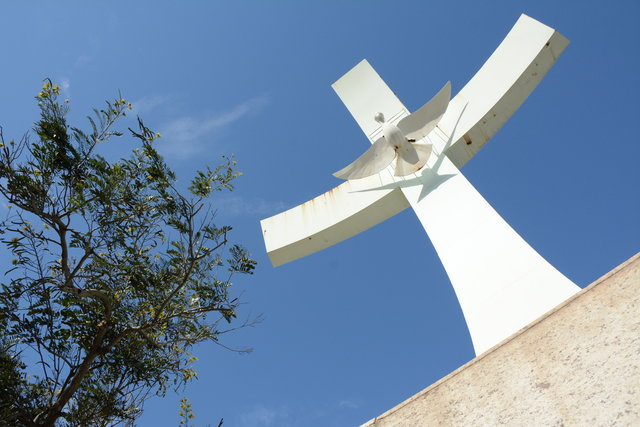
#> input picture pratica03/prc_papa.jpg, 640 x 427 px, given in place of the camera
$ jupyter execute pratica06.ipynb   (shell and % lines are left out)   (older library calls are emulated)   (text cells are left out)
#> lines starting #> are read from the running program, lines starting #| are printed output that depends on the picture; after the words box and inside, x2 and y2 are one past the last pixel; in counts of white or black regions, pixels touching at a corner belong together
[cell 1]
import cv2
import numpy as np

[cell 2]
# Definir limites de cor para vermelho e verde (HSV)
lower_red = np.array([0, 120, 70])
upper_red = np.array([10, 255, 255])
lower_green = np.array([40, 70, 70])
upper_green = np.array([80, 255, 255])

# Captura da webcam
cap = cv2.VideoCapture(0)

atividade = 1

print(f"Atividade {atividade}: Pressione 'q' para sair.")

while True:
    ret, frame = cap.read()
#> frame is the input picture: shape (427, 640, 3); mean B, G, R 164.9, 136.7, 112.2
    if not ret:
        break

    h, w, _ = frame.shape
#> h = 427; w = 640
    quadrantes = [
        ((0, 0), (w//2, h//2)),       # Q1
        ((w//2, 0), (w, h//2)),       # Q2
        ((0, h//2), (w//2, h)),       # Q3
        ((w//2, h//2), (w, h))        # Q4
    ]

    hsv = cv2.cvtColor(frame, cv2.COLOR_BGR2HSV)
#> hsv: shape (427, 640, 3); mean H, S, V 85.7, 99.5, 170.2

    mask_red = cv2.inRange(hsv, lower_red, upper_red)
#> mask_red: shape (427, 640); every value is 0
    mask_green = cv2.inRange(hsv, lower_green, upper_green)
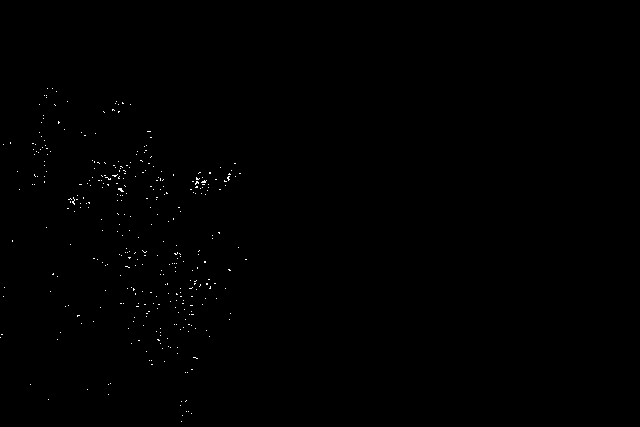
#> mask_green: shape (427, 640); 0.22% white in thin lines or dots, all inside (x1, y1, x2, y2) = (0, 88, 247, 422)

    contours_red, _ = cv2.findContours(mask_red, cv2.RETR_EXTERNAL, cv2.CHAIN_APPROX_SIMPLE)
#> contours_red = []
    contours_green, _ = cv2.findContours(mask_green, cv2.RETR_EXTERNAL, cv2.CHAIN_APPROX_SIMPLE)
#> contours_green = 356 contours, all with area under 20

    centro_red = centro_green = None

    if contours_red:
        c = max(contours_red, key=cv2.contourArea)
        (x, y, w_r, h_r) = cv2.boundingRect(c)
        centro_red = (x + w_r//2, y + h_r//2)
        cv2.circle(frame, centro_red, 5, (0, 0, 255), -1)

    if contours_green:
        c = max(contours_green, key=cv2.contourArea)
#> c = [[118, 188], [118, 189], [119, 189], [121, 191], [123, 191], [121, 189], [121, 188]]
        (x, y, w_g, h_g) = cv2.boundingRect(c)
#> x = 118; y = 188; w_g = 6; h_g = 4
        centro_green = (x + w_g//2, y + h_g//2)
#> centro_green = (121, 190)
        cv2.circle(frame, centro_green, 5, (0, 255, 0), -1)
#> frame: shape (427, 640, 3); 0.03% of pixels changed, all inside (x1, y1, x2, y2) = (116, 185, 127, 196)

    for idx, ((x1, y1), (x2, y2)) in enumerate(quadrantes, start=1):
        q_img = frame[y1:y2, x1:x2]
        contains_red = centro_red and (x1 <= centro_red[0] < x2 and y1 <= centro_red[1] < y2)
        contains_green = centro_green and (x1 <= centro_green[0] < x2 and y1 <= centro_green[1] < y2)

        if contains_red and contains_green:
            lap = cv2.Laplacian(q_img, cv2.CV_64F)
            lap = cv2.convertScaleAbs(lap)
            blur = cv2.GaussianBlur(q_img, (7, 7), 0)
            result = cv2.addWeighted(lap, 0.5, blur, 0.5, 0)
        elif contains_red:
            result = cv2.Laplacian(q_img, cv2.CV_64F)
            result = cv2.convertScaleAbs(result)
        elif contains_green:
            result = cv2.GaussianBlur(q_img, (7, 7), 0)
        else:
            if idx == 1:
                result = q_img.copy()
                result[:] = (0, 255, 0)
                result = cv2.addWeighted(q_img, 0.5, result, 0.5, 0)
            elif idx == 2:
                gray = cv2.cvtColor(q_img, cv2.COLOR_BGR2GRAY)
                _, binarizada = cv2.threshold(gray, 127, 255, cv2.THRESH_BINARY)
                kernel = np.ones((5, 5), np.uint8)
                result = cv2.morphologyEx(binarizada, cv2.MORPH_CLOSE, kernel)
                result = cv2.cvtColor(result, cv2.COLOR_GRAY2BGR)
            elif idx == 3:
                ycrcb = cv2.cvtColor(q_img, cv2.COLOR_BGR2YCrCb)
                lower_skin = np.array([0, 133, 77], dtype=np.uint8)
                upper_skin = np.array([255, 173, 127], dtype=np.uint8)
                mask = cv2.inRange(ycrcb, lower_skin, upper_skin)
                result = cv2.bitwise_and(q_img, q_img, mask=mask)
            elif idx == 4:
                gray = cv2.cvtColor(q_img, cv2.COLOR_BGR2GRAY)
                kernel = np.ones((3, 3), np.uint8)
                eroded = cv2.erode(gray, kernel, iterations=1)
                result = cv2.cvtColor(eroded, cv2.COLOR_GRAY2BGR)
        frame[y1:y2, x1:x2] = result
#> this loop made 4 passes
#> contains_green on passes 1 to 4: True, False, False, False
#> pass 1, `q_img = frame[y1:y2, x1:x2]`:
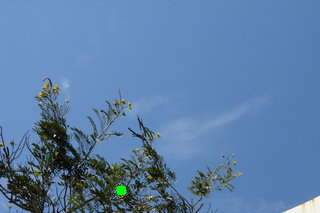
#> q_img: shape (213, 320, 3); mean B, G, R 166.3, 126.1, 91.8
#> pass 1, `result = cv2.GaussianBlur(q_img, (7, 7), 0)`:
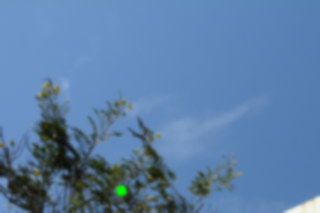
#> result: shape (213, 320, 3); mean B, G, R 166.3, 126.1, 91.8
#> pass 2, `q_img = frame[y1:y2, x1:x2]`:
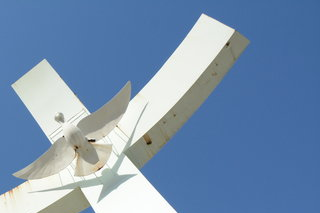
#> q_img: shape (213, 320, 3); mean B, G, R 175.8, 144, 117
#> pass 2, `gray = cv2.cvtColor(q_img, cv2.COLOR_BGR2GRAY)`:
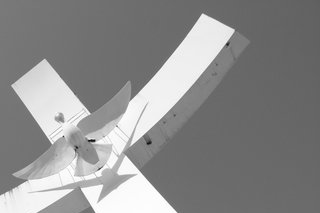
#> gray: shape (213, 320); min 14, max 255, mean 139.6
#> after the loop:
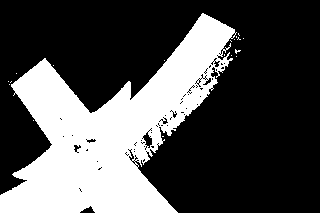
#> binarizada: shape (213, 320); 31.4% white; 19 white regions (18 under 20 px), largest, box (x1, y1, x2, y2) and area: (0, 13, 237, 213) 21373
#> after the loop:
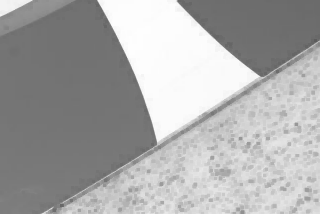
#> eroded: shape (214, 320); min 92, max 254, mean 168.8
#> after the loop:
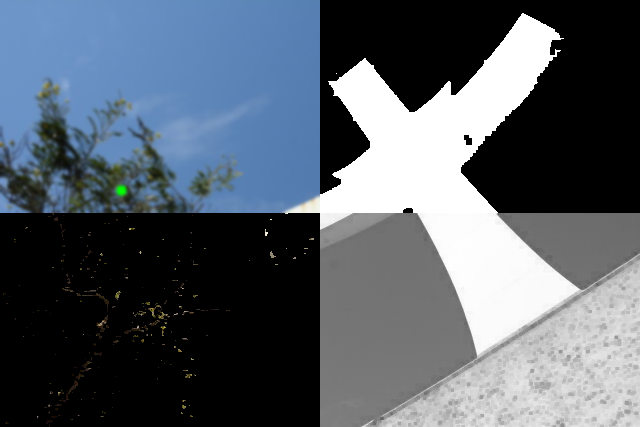
#> frame: shape (427, 640, 3); mean B, G, R 104.7, 94.8, 86.3
#> after the loop:
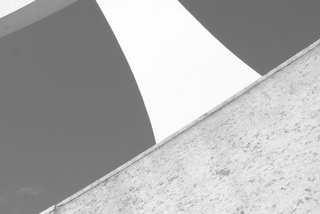
#> gray: shape (214, 320); min 92, max 255, mean 175.3
#> after the loop: ycrcb: shape (214, 320, 3); mean of channels 0, 1, 2 95.3, 114.6, 144

    cv2.imshow("Atividade 1 - Rastreamento e Filtros", frame)

    if cv2.waitKey(1) & 0xFF == ord('q'):
#> (key q is pressed here)
        break

cap.release()
cv2.destroyAllWindows()

$ run again, on pratica03/pompeii_low_contrast.png
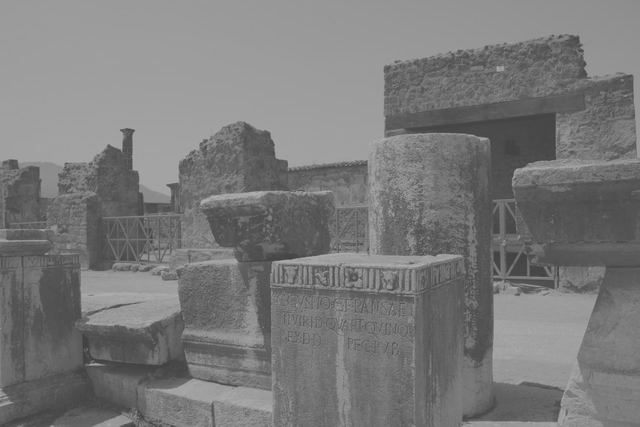
#> input picture pratica03/pompeii_low_contrast.png, 640 x 427 px, given in place of the camera
#> frame is the input picture: shape (427, 640, 3); min 63, max 179, mean 121.9
#> hsv: shape (427, 640, 3); mean H, S, V 0, 0, 121.9
#> mask_red: shape (427, 640); every value is 0
#> contours_red = []
#> after the loop `for idx, ((x1, y1), (x2, y2)) in enumerate(quadrantes, start=1):`:
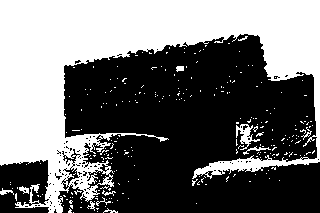
#> binarizada: shape (213, 320); 43.9% white; 260 white regions (248 under 20 px), largest, box (x1, y1, x2, y2) and area: (0, 0, 320, 213) 28676, (236, 124, 260, 150) 231, (243, 146, 271, 155) 63
#> after the loop `for idx, ((x1, y1), (x2, y2)) in enumerate(quadrantes, start=1):`:
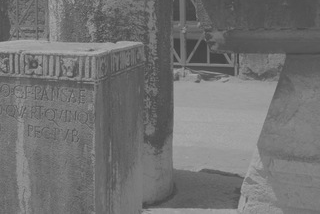
#> gray: shape (214, 320); min 63, max 177, mean 114.6
